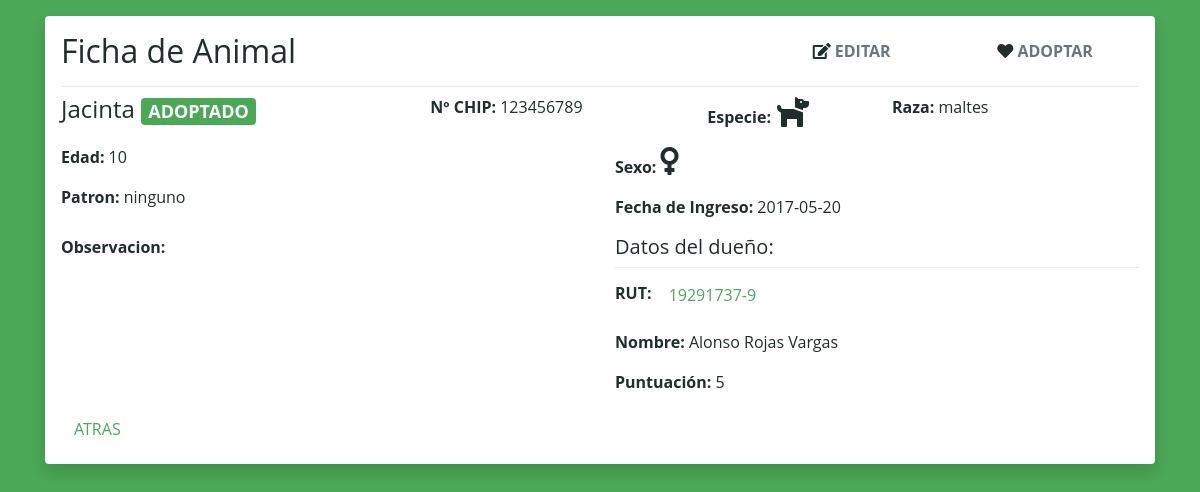
The page /src/php/view/view-animal.php?cod=anm-003&codOrg=ORG-001 on the database its author committed.
### tables this page shows
CREATE TABLE `animal` (
  `cod` varchar(10) NOT NULL,
  `codDueno` varchar(10) DEFAULT NULL,
  `codOrganizacion` varchar(10) NOT NULL,
  `nombre` varchar(50) NOT NULL,
  `edad` int(11) NOT NULL,
  `fechaIngreso` date DEFAULT NULL,
  `especie` varchar(30) NOT NULL,
  `raza` varchar(100) NOT NULL,
  `patron` varchar(30) NOT NULL,
  `sexo` char(1) DEFAULT NULL,
  `observacion` text NOT NULL,
  `chip` int(15) DEFAULT NULL
);

CREATE TABLE `dueno` (
  `cod` varchar(10) NOT NULL,
  `nombre` varchar(50) NOT NULL,
  `apellidoPaterno` varchar(50) NOT NULL,
  `apellidoMaterno` varchar(50) NOT NULL,
  `fechaAdopcion` date NOT NULL,
  `puntuacionAdoptante` int(11) NOT NULL
);

### src/php/model/dao/AnimalDao.php (called while the page is built, shortened)
<?php
include_once '../model/dto/Animal.php';
include_once '../model/dto/Dueño.php';
include_once '../model/dto/Organizacion.php';
include_once '../model/dao/DueñoDao.php';
class AnimalDao
{
    function buscarAnimal($codigo)
    {
        $con = new Conexion();
        $conn = $con->Conectar();
        $sql = "SELECT * FROM animal WHERE cod = ?";
        $conn->set_charset("utf8");
        $statement = $conn->prepare($sql);
        $statement->bind_param('s',$codigo);
        $statement->execute();
        $result = $statement->get_result();
        if ($result->num_rows > 0) {
            $fila = $result->fetch_assoc();
            $animal = new Animal($fila["cod"], new Organizacion($fila["codOrganizacion"],NULL), new Dueño($fila["codDueno"],NULL,NULL,NULL,NULL,NULL),
                $fila["nombre"], $fila["edad"], $fila["fechaIngreso"], $fila["especie"], $fila["raza"],
                $fila["patron"], $fila["sexo"], $fila["observacion"], $fila["chip"]);
            return $animal;
        } else {
            echo "0 results";
            return null;
        }
    }
}
?>

### src/php/model/dto/Animal.php (called while the page is built, shortened)
<?php
include_once "Dueño.php";
include_once "Organizacion.php";
class Animal
{
    private $codigo = "anm-000";
    private $organizacion;
    private $nombre;
    private $edad;
    private $fechaInfreso;
    private $especie;
    private $raza;
    private $patron;
    private $sexo;
    private $chip;
    public function __construct($codigo, $organizacion, $dueño, $nombre, $edad, $fechaInfreso, $especie, $raza, $patron, $sexo, $observacion, $chip)
    {
        $this->codigo = is_null($codigo)?$this->codigo:$codigo;
        $this->organizacion = is_null($organizacion)?new Organizacion(NULL,NULL):$organizacion;
        $this->nombre = is_null($nombre)?$this->nombre:$nombre;
        $this->edad = is_null($edad)?$this->edad:$edad;
        $this->fechaInfreso = is_null($fechaInfreso)?$this->fechaInfreso:$fechaInfreso;
        $this->especie = is_null($especie)?$this->especie:$especie;
        $this->raza = is_null($raza)?$this->raza:$raza;
        $this->patron = is_null($patron)?$this->patron:$patron;
        $this->sexo = is_null($sexo)?$this->sexo:$sexo;
        $this->chip = is_null($chip)?$this->chip:$chip;
    }
    public function getCodigo(){
        return $this->codigo;
    }
    public function getCodigoOrganizacion(){
        return $this->organizacion->getCodigo();
    }
    public function getNombre(){
        return $this->nombre;
    }
    public function getEdad(){
        return $this->edad;
    }
    public function getFechaIngreso(){
        return $this->fechaInfreso;
    }
    public function getEspecie(){
        return $this->especie;
    }
    public function getRaza(){
        return $this->raza;
    }
    public function getPatron(){
        return $this->patron;
    }
    public function getSexo(){
        return $this->sexo;
    }
    public function getChip(){
        return $this->chip;
    }
}
?>

### src/php/model/dto/Organizacion.php (called while the page is built, shortened)
<?php
class Organizacion
{
    private $codigo;
    public function __construct($codigo, $nombre)
    {
        $this->codigo = is_null($codigo)?$this->codigo:$codigo;
    }
    public function getCodigo()
    {
        return $this->codigo;
    }
}
?>

### src/php/model/dao/DueñoDao.php (called while the page is built, shortened)
<?php
include_once '../model/dto/Dueño.php';
class DueñoDao
{
    function buscarDueño($codigo)
    {
        $con = new Conexion();
        $conn = $con->Conectar();
        $sql = "SELECT * FROM dueno WHERE cod = ?";
        $statement = $conn->prepare($sql);
        $statement->bind_param('s',$codigo);
        $statement->execute();
        $result = $statement->get_result();
        if ($result->num_rows > 0) {
            $fila = $result->fetch_assoc();
            $dueño = new Dueño($fila["cod"], $fila["nombre"], $fila["apellidoPaterno"],
            $fila["apellidoMaterno"], $fila["fechaAdopcion"], $fila["puntuacionAdoptante"]);
            return $dueño;
        } else {
            return null;
        }
    }
}
?>

### src/php/model/dto/Dueño.php (called while the page is built, shortened)
<?php
class Dueño
{
    private $codigo;
    private $nombre;
    private $apellidoPaterno;
    private $apellidoMaterno;
    private $puntuacionAdoptante;
    public function __construct($codigo, $nombre, $apellidoPaterno, $apellidoMaterno, $fechaAdopcion, $puntuacionAdoptante)
    {
        $this->codigo = is_null($codigo)?$this->codigo:$codigo;
        $this->nombre = is_null($nombre)?$this->nombre:$nombre;
        $this->apellidoPaterno = is_null($apellidoPaterno)?$this->apellidoPaterno:$apellidoPaterno;
        $this->apellidoMaterno = is_null($apellidoMaterno)?$this->apellidoMaterno:$apellidoMaterno;
        $this->puntuacionAdoptante = is_null($puntuacionAdoptante)?$this->puntuacionAdoptante:$puntuacionAdoptante;
    }
    public function getCodigo(){
        return $this->codigo;
    }
    public function getNombreCompleto()
    {
        return $this->nombre." ".$this->apellidoPaterno." ".$this->apellidoMaterno;
    }
    public function getPuntuacionAdoptante(){
        return $this->puntuacionAdoptante;
    }
}
?>

### src/php/view/view-animal.php (the view, shortened to what this page needs)
<!DOCTYPE html>
<html lang="en">
<head>
    <link rel="stylesheet" href="/RedcatandoAnimales/RedcatandoAnimales/src/css/main.css">
    <link rel="stylesheet" href="/RedcatandoAnimales/RedcatandoAnimales/src/css/bootstrap.css">
    <link rel="stylesheet" href="https://use.fontawesome.com/releases/v5.8.1/css/all.css">
</head>
<body class="bg-primary">
    <?php
    include_once '../model/dao/AnimalDao.php';
    include_once '../model/dao/DueñoDao.php';
    $codigo = $_GET["cod"];
    $aDao = new AnimalDao();
    $dDao = new DueñoDao();
    $animal = $aDao->buscarAnimal($codigo);
    ?>
    <div class="container container-fluid">
        <div class="my-3 shadow p-3 bg-white rounded">
            <div class="row">
                <div class="col-md-8">
                    <h2>Ficha de Animal</h2>
                </div>
                <div class="col-md-2">
                    <a href="update-animal.php?cod=<?php echo $animal->getCodigo()."&codOrg=".$animal->getCodigoOrganizacion();?>" class="btn btn-link text-muted font-weight-bold"><i class="fas fa-edit"></i> EDITAR</a>
                </div>
                <div class="col-md-2">
                    <a href="adopt-animal.php?cod=<?php echo $animal->getCodigo()."&codOrg=".$animal->getCodigoOrganizacion();?>" class="btn btn-link text-muted font-weight-bold"><i class="fas fa-heart"></i> ADOPTAR</a>
                </div>
            </div>
            <div class="dropdown-divider"></div>
            <?php
                $dueño = is_null($dDao->buscarDueño($animal->getCodigoDueño()))?new Dueño(NULL,NULL,NULL,NULL,NULL,NULL):$dDao->buscarDueño($animal->getCodigoDueño());
                echo "<div class='row'>";
                echo "<div class='col-md-4'>";
                if(is_null($dueño->getCodigo()))
                {
                    echo "<h4 class='text-capitalized'>".$animal->getNombre()."</h4>";
                }
                else{
                    echo "<h4>".$animal->getNombre()." <span class='badge badge-primary'>ADOPTADO</span></h4>";
                }
                echo "</div>";
                echo "<div class='col-md-3'>";
                echo "<p><strong>Nº CHIP: </strong> ".$animal->getChip()."</p>";
                echo "</div>";
                if($animal->getEspecie()=="canino"){
                    echo "<div class='col-md-2'>";
                    echo "<p><strong>Especie: </strong><span class='fas fa-dog fa-2x'></span></p>";
                    echo "</div>";
                }
                else{
                    echo "<div class='col-md-2'>";
                    echo "<p><strong>Especie: </strong><span class='fas fa-cat fa-2x'></span></p>";
                    echo "</div>";
                }
                echo "<div class='col-md-3'>";
                echo "<p><strong>Raza: </strong> ".$animal->getRaza()."</p>";
                echo "</div>";
                echo "</div>";
                echo "<div class='row'>";
                    echo "<div class='col-md-6'>";
                        echo "<p><strong>Edad: </strong> ".$animal->getEdad()."</p>";
                        echo "<p><strong>Patron: </strong> ".$animal->getPatron()."</p>";
                    echo "</div>";
                    echo "<div class='col-md-6'>";
                if($animal->getSexo()=='h'){
                        echo "<p><strong>Sexo: </strong><span class='fas fa-venus fa-2x'></span></p>";
                }
                else
                {
                        echo "<p><strong>Sexo: </strong><span class='fas fa-mars fa-2x'></span></p>";
                }
                        echo "<p><strong>Fecha de Ingreso: </strong>".$animal->getFechaIngreso()."</p>";
                    echo "</div>";
                echo "</div>";
                echo "<div class='row'>";
                if($dueño->getCodigo() == NULL)
                {
                    echo "<div class='col-md-12'>";
                    echo "<strong>Observacion: </strong>";
                    echo "<p>".$animal->getObservacion()."</p>";
                    echo "</div>";
                }
                else
                {
                    echo "<div class='col-md-6'>";
                    echo "<strong>Observacion: </strong>";
                    echo "</div>";
                    echo "<div class='col-md-6'>";
                    echo "<h5>Datos del dueño: </h5>";
                    echo "<div class='dropdown-divider'></div>";
                    echo "<p><strong>RUT: </strong> <a class='btn btn-link' href='view-adoptant.php?cod=".$dueño->getCodigo()."'>".$dueño->getCodigo()."</a>";
                    echo "<p><strong>Nombre: </strong> ".$dueño->getNombreCompleto()."</p>";
                    echo "<p><strong>Puntuación: </strong> ".$dueño->getPuntuacionAdoptante()."</p>";
                    echo "</div>";
                }
                echo "</div>";
            ?>
            <a href="history-animal.php?codOrg=<?php echo $_GET["codOrg"]?>" class="btn btn-link">ATRAS</a>
        </div>
    </div>
</body>
</html>

### src/css/main.css (style rules this page uses)
:root { --primary-color:#4ba856; --success-color:#42c451; --danger-color:#db1125; --warning-color:#fcc737; --light-color:#fcf9f2; --dark-color:#232d2d; }
* { color:var(--dark-color); }

### rows shown on the page
animal: nombre "Jacinta", chip "123456789", raza "maltes", edad "10", patron "ninguno", fechaIngreso "2017-05-20"
dueno: cod "19291737-9", $dueño->getNombreCompleto() "Alonso Rojas Vargas", puntuacionAdoptante "5"
